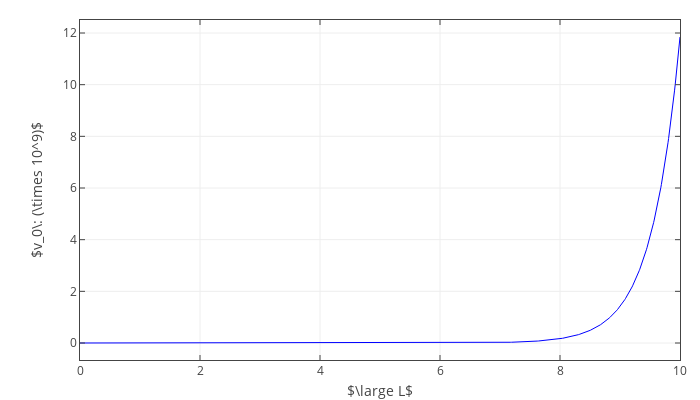

Notebook code cell kept with this figure:
### Code cell
layout = go.Layout(
    xaxis=dict(
#         range = [0, 2],
#         exponentformat = 'power',
        ticks = 'inside',
#         dtick = 1,
        mirror = 'ticks',
        title = r'$\large L$',
        showline=True,
        zeroline=False,
        showticklabels=True,
        showgrid=True
    ),
    yaxis=dict(
#         range = [-8, 8],
#         exponentformat = 'power',
        ticks = 'inside',
#         dtick = 2,
        mirror = 'ticks',
        title = r'$v_0\: (\times 10^9)$',
        ticktext=[0, 2, 4, 6, 8, 10, 12],
        tickvals=[0, 2e9, 4e9, 6e9, 8e9, 10e9, 12e9],
        showline=True,
        zeroline=False,
        showticklabels=True,
        showgrid=True
    ),

    autosize=False,
    width=700,
    height=400,
    margin=go.layout.Margin(
        l=80,
        r=20,
        b=40,
        t=20,
        pad=0
    )
)
fig = go.Figure(data=[trace0], layout=layout)
iplot(fig)
# pio.write_image(fig, 'C:/Users/garyh/OneDrive/TEXTBOOK/NC/q1-2.png', format='png', scale=5)
# print("Done saving image!")

### Figure 1 — Plotly figure (JSON) as saved in the notebook; plotly's stock layout.template omitted (floating-point values rounded to 4 significant figures; data arrays with more than 128 entries replaced by an {"elided": "..."} marker saying what was removed)
{"data": [{"line": {"color": "blue", "width": 1}, "mode": "lines", "type": "scatter", "uid": "0ea88d1d-1869-4b23-85d6-e9316cbe589a", "x": {"elided": "1001 float values"}, "y": {"elided": "1001 float values"}}], "layout": {"autosize": false, "height": 400, "margin": {"b": 40, "l": 80, "pad": 0, "r": 20, "t": 20}, "width": 700, "xaxis": {"mirror": "ticks", "showgrid": true, "showline": true, "showticklabels": true, "ticks": "inside", "title": {"text": "$\\large L$"}, "zeroline": false}, "yaxis": {"mirror": "ticks", "showgrid": true, "showline": true, "showticklabels": true, "ticks": "inside", "ticktext": [0, 2, 4, 6, 8, 10, 12], "tickvals": [0, 2000000000, 4000000000, 6000000000, 8000000000, 10000000000, 12000000000], "title": {"text": "$v_0\\: (\\times 10^9)$"}, "zeroline": false}}}
